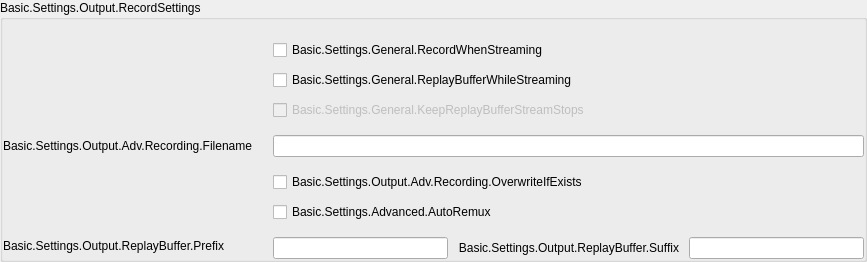
                  <widget class="QGroupBox" name="groupBox_6">
                   <property name="title">
                    <string>Basic.Settings.Output.RecordSettings</string>
                   </property>
                   <property name="uistep" stdset="0">
                    <string notr="true">Recording Settings</string>
                   </property>
                   <layout class="QFormLayout" name="formLayout_17">
                    <property name="fieldGrowthPolicy">
                     <enum>QFormLayout::AllNonFixedFieldsGrow</enum>
                    </property>
                    <property name="labelAlignment">
                     <set>Qt::AlignLeading|Qt::AlignLeft|Qt::AlignVCenter</set>
                    </property>
                    <property name="formAlignment">
                     <set>Qt::AlignLeading|Qt::AlignLeft|Qt::AlignVCenter</set>
                    </property>
                    <property name="horizontalSpacing">
                     <number>20</number>
                    </property>
                    <property name="verticalSpacing">
                     <number>10</number>
                    </property>
                    <property name="leftMargin">
                     <number>0</number>
                    </property>
                    <property name="topMargin">
                     <number>20</number>
                    </property>
                    <property name="rightMargin">
                     <number>0</number>
                    </property>
                    <property name="bottomMargin">
                     <number>0</number>
                    </property>
                    <item row="3" column="0">
                     <widget class="QLabel" name="label_7">
                      <property name="sizePolicy">
                       <sizepolicy hsizetype="Preferred" vsizetype="Expanding">
                        <horstretch>0</horstretch>
                        <verstretch>0</verstretch>
                       </sizepolicy>
                      </property>
                      <property name="text">
                       <string>Basic.Settings.Output.Adv.Recording.Filename</string>
                      </property>
                      <property name="wordWrap">
                       <bool>true</bool>
                      </property>
                      <property name="buddy">
                       <cstring>filenameFormatting</cstring>
                      </property>
                      <property name="useFor" stdset="0">
                       <string notr="true">FormLabelRole</string>
                      </property>
                     </widget>
                    </item>
                    <item row="4" column="1">
                     <widget class="QCheckBox" name="overwriteIfExists">
                      <property name="text">
                       <string>Basic.Settings.Output.Adv.Recording.OverwriteIfExists</string>
                      </property>
                      <property name="uistep" stdset="0">
                       <string notr="true">Overwrite if file exists</string>
                      </property>
                     </widget>
                    </item>
                    <item row="6" column="0">
                     <widget class="QLabel" name="label_57">
                      <property name="sizePolicy">
                       <sizepolicy hsizetype="Preferred" vsizetype="Expanding">
                        <horstretch>0</horstretch>
                        <verstretch>0</verstretch>
                       </sizepolicy>
                      </property>
                      <property name="text">
                       <string>Basic.Settings.Output.ReplayBuffer.Prefix</string>
                      </property>
                      <property name="wordWrap">
                       <bool>true</bool>
                      </property>
                      <property name="buddy">
                       <cstring>simpleRBPrefix</cstring>
                      </property>
                      <property name="useFor" stdset="0">
                       <string notr="true">FormLabelRole</string>
                      </property>
                     </widget>
                    </item>
                    <item row="5" column="1">
                     <widget class="QCheckBox" name="autoRemux">
                      <property name="text">
                       <string>Basic.Settings.Advanced.AutoRemux</string>
                      </property>
                      <property name="uistep" stdset="0">
                       <string notr="true">Auto remux to mp4</string>
                      </property>
                     </widget>
                    </item>
                    <item row="6" column="1">
                     <layout class="QVBoxLayout" name="verticalLayout_32">
                      <property name="spacing">
                       <number>0</number>
                      </property>
                      <property name="leftMargin">
                       <number>0</number>
                      </property>
                      <item>
                       <layout class="QHBoxLayout" name="horizontalLayout_14" stretch="0,1,0">
                        <property name="spacing">
                         <number>10</number>
                        </property>
                        <property name="leftMargin">
                         <number>0</number>
                        </property>
                        <property name="topMargin">
                         <number>5</number>
                        </property>
                        <property name="rightMargin">
                         <number>0</number>
                        </property>
                        <property name="bottomMargin">
                         <number>0</number>
                        </property>
                        <item>
                         <widget class="QLineEdit" name="simpleRBPrefix">
                          <property name="minimumSize">
                           <size>
                            <width>175</width>
                            <height>0</height>
                           </size>
                          </property>
                          <property name="maximumSize">
                           <size>
                            <width>175</width>
                            <height>16777215</height>
                           </size>
                          </property>
                         </widget>
                        </item>
                        <item>
                         <widget class="QLabel" name="label_58">
                          <property name="sizePolicy">
                           <sizepolicy hsizetype="Expanding" vsizetype="Preferred">
                            <horstretch>0</horstretch>
                            <verstretch>0</verstretch>
                           </sizepolicy>
                          </property>
                          <property name="text">
                           <string>Basic.Settings.Output.ReplayBuffer.Suffix</string>
                          </property>
                          <property name="alignment">
                           <set>Qt::AlignRight|Qt::AlignTrailing|Qt::AlignVCenter</set>
                          </property>
                          <property name="wordWrap">
                           <bool>true</bool>
                          </property>
                          <property name="buddy">
                           <cstring>simpleRBSuffix</cstring>
                          </property>
                         </widget>
                        </item>
                        <item>
                         <widget class="QLineEdit" name="simpleRBSuffix">
                          <property name="minimumSize">
                           <size>
                            <width>175</width>
                            <height>0</height>
                           </size>
                          </property>
                          <property name="maximumSize">
                           <size>
                            <width>175</width>
                            <height>16777215</height>
                           </size>
                          </property>
                         </widget>
                        </item>
                       </layout>
                      </item>
                     </layout>
                    </item>
                    <item row="0" column="1">
                     <widget class="QCheckBox" name="recordWhenStreaming">
                      <property name="text">
                       <string>Basic.Settings.General.RecordWhenStreaming</string>
                      </property>
                      <property name="uistep" stdset="0">
                       <string notr="true">Auto record when streaming</string>
                      </property>
                     </widget>
                    </item>
                    <item row="1" column="1">
                     <widget class="QCheckBox" name="replayWhileStreaming">
                      <property name="text">
                       <string>Basic.Settings.General.ReplayBufferWhileStreaming</string>
                      </property>
                     </widget>
                    </item>
                    <item row="2" column="1">
                     <widget class="QCheckBox" name="keepReplayStreamStops">
                      <property name="enabled">
                       <bool>false</bool>
                      </property>
                      <property name="text">
                       <string>Basic.Settings.General.KeepReplayBufferStreamStops</string>
                      </property>
                     </widget>
                    </item>
                    <item row="3" column="1">
                     <layout class="QVBoxLayout" name="verticalLayout_31">
                      <property name="spacing">
                       <number>0</number>
                      </property>
                      <property name="leftMargin">
                       <number>0</number>
                      </property>
                      <property name="topMargin">
                       <number>5</number>
                      </property>
                      <property name="bottomMargin">
                       <number>5</number>
                      </property>
                      <item>
                       <widget class="QLineEdit" name="filenameFormatting"/>
                      </item>
                     </layout>
                    </item>
                   </layout>
                  </widget>
